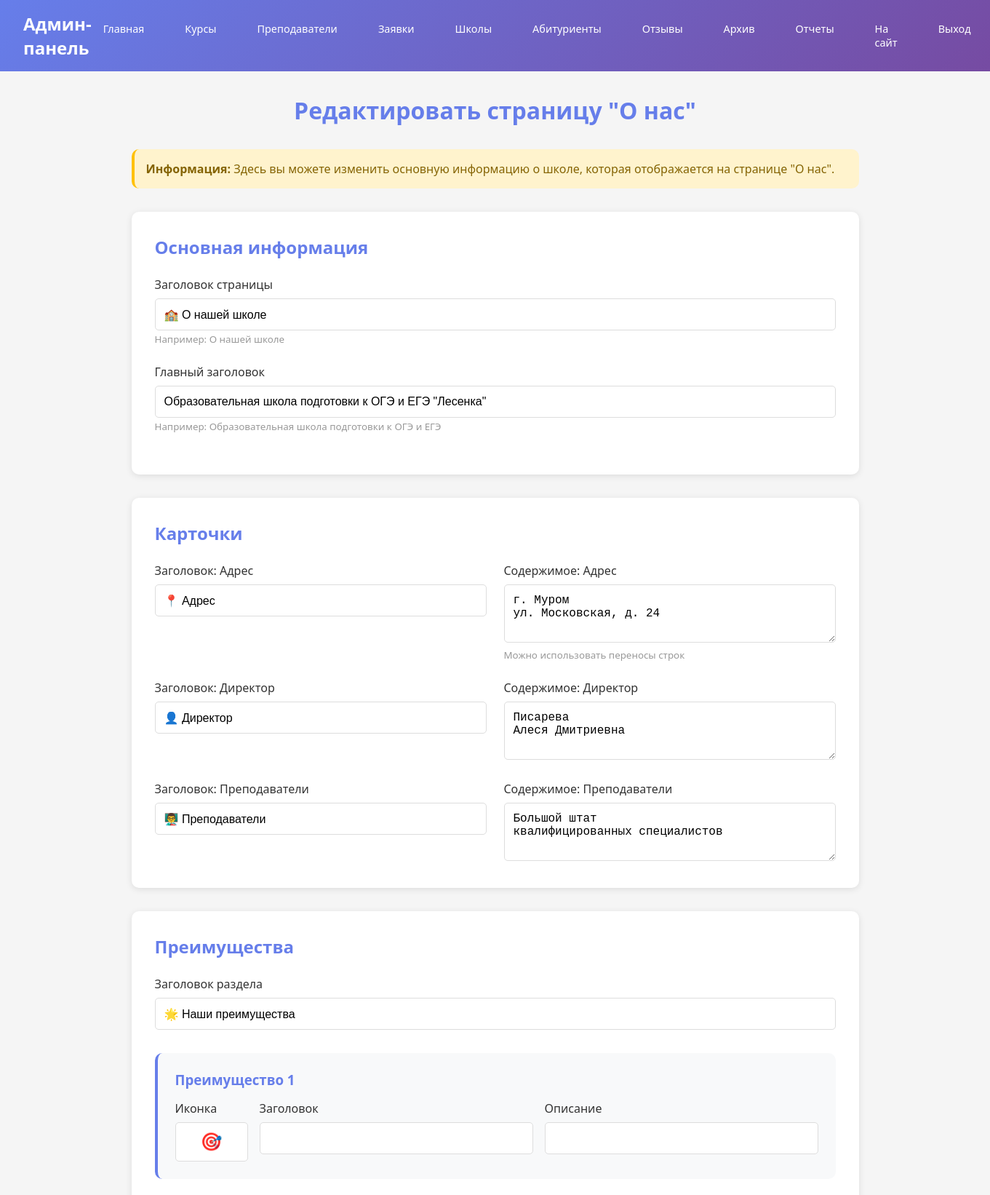
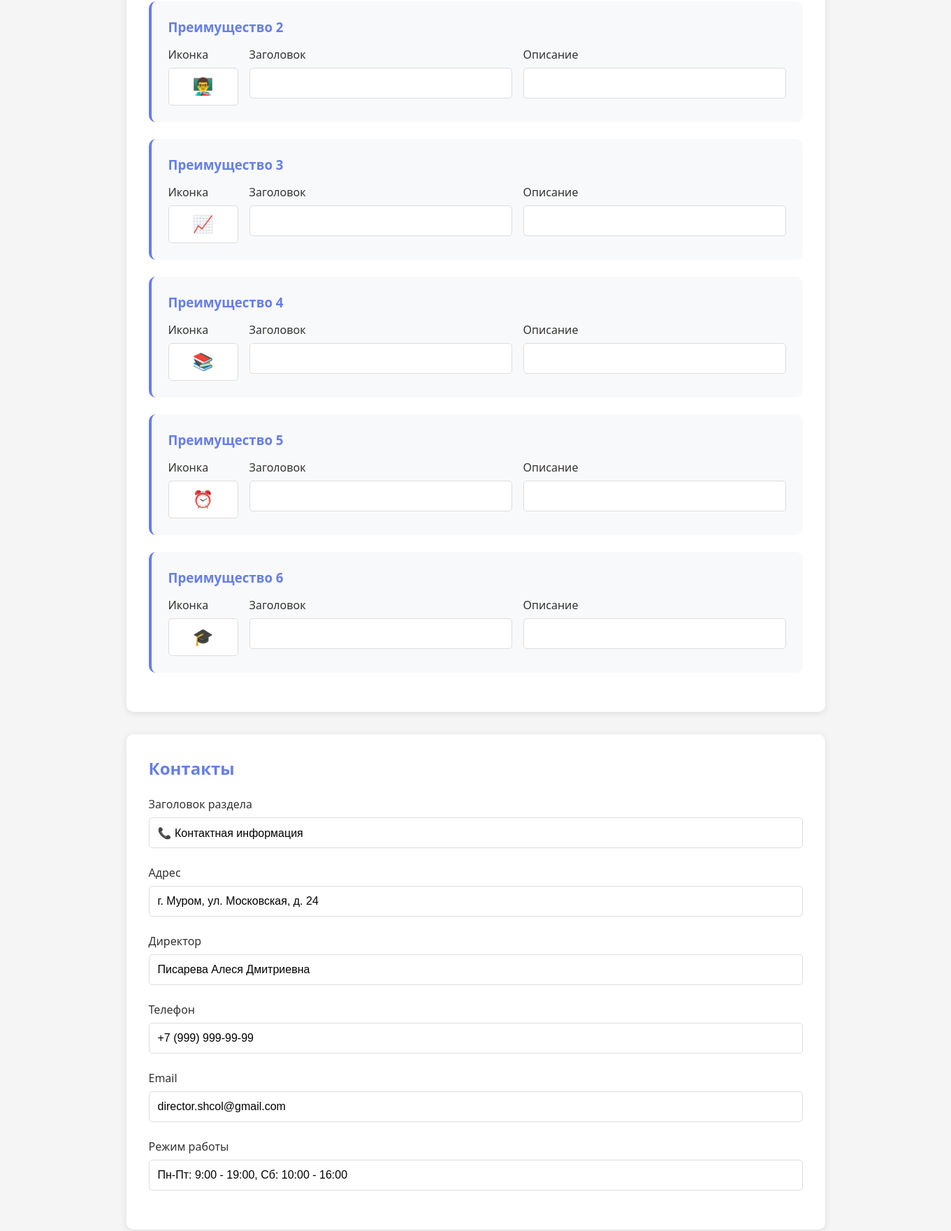
The page /admin-panel/edit-about/ (signed in, upper part) on the database its author committed (2 pictures, top to bottom).
### main/models.py (models this page shows, shortened)
class AboutPage(models.Model):
    page_title = models.CharField(max_length=255, default="🏫 О нашей школе", verbose_name="Заголовок страницы")
    main_heading = models.CharField(max_length=255, default="Образовательная школа подготовки к ОГЭ и ЕГЭ",  verbose_name="Главный заголовок")
    address_title = models.CharField(max_length=100, default="📍 Адрес", verbose_name="Заголовок: Адрес")
    address_content = models.TextField(default="г. Муром\nул. Московская, д. 24", verbose_name="Содержимое: Адрес")
    director_title = models.CharField(max_length=100, default="👤 Директор", verbose_name="Заголовок: Директор")
    director_content = models.TextField(default="Писарева\nАлеся Дмитриевна", verbose_name="Содержимое: Директор")
    teachers_title = models.CharField(max_length=100, default="👨‍🏫 Преподаватели", verbose_name="Заголовок: Преподаватели")
    teachers_content = models.TextField(default="Большой штат\nквалифицированных специалистов", verbose_name="Содержимое: Преподаватели")
    about_heading = models.CharField(max_length=255, default="📚 О нашей деятельности", verbose_name="Заголовок: О деятельности")
    about_paragraph1 = models.TextField(default="Наша образовательная школа специализируется на подготовке учащихся к успешной сдаче ОГЭ и ЕГЭ...", verbose_name="Первый абзац")
    about_paragraph2 = models.TextField(default="Благодаря современному подходу к обучению...", verbose_name="Второй абзац")
    advantages_heading = models.CharField(max_length=255, default="🌟 Наши преимущества", verbose_name="Заголовок: Преимущества")
    advantages = models.JSONField(
        default=list,
        blank=True,
        verbose_name="Список преимуществ",
        help_text='Формат: [{"title": "🎯 Заголовок", "desc": "Описание"}]'
    )
    contacts_heading = models.CharField(max_length=255, default="📞 Контактная информация", verbose_name="Заголовок: Контакты")
    contact_address = models.CharField(max_length=255, default="г. Муром, ул. Московская, д. 24", verbose_name="Адрес")
    contact_director = models.CharField(max_length=255, default="Писарева Алеся Дмитриевна", verbose_name="Директор")
    contact_phone = models.CharField(max_length=50, default="+7 (999) 999-99-99", verbose_name="Телефон")
    contact_email = models.EmailField(default="director.shcol@gmail.com", verbose_name="Email")
    contact_schedule = models.CharField(max_length=255, default="Пн-Пт: 9:00 - 19:00, Сб: 10:00 - 16:00", verbose_name="Режим работы")
    class Meta:
        db_table = 'about_page'
        verbose_name = 'Страница "О нас"'
        verbose_name_plural = 'Страница "О нас"'
    @classmethod
    def get_content(cls):
        obj, created = cls.objects.get_or_create(pk=1)
        return obj

### main/views.py (the view, shortened to what this page needs)
# urls.py: path('admin-panel/edit-about/', views.admin_edit_about, name='admin_edit_about'),
@staff_member_required
def admin_edit_about(request):
    about = AboutPage.get_content()
    context = {
        'about': about,
    }
    return render(request, 'admin/edit_about.html', context)

### main/templates/admin/edit_about.html (shortened to what this page needs)
{% extends 'admin/base_admin.html' %}
{% block content %}
<div style="max-width: 1000px; margin: 0 auto;">
    <h1 style="color: #667eea; margin-bottom: 2rem; text-align: center;">Редактировать страницу "О нас"</h1>
    <div style="background: #fff3cd; padding: 1rem; border-radius: 10px; margin-bottom: 2rem; border-left: 4px solid #ffc107;">
        <p style="color: #856404; margin: 0;">
            <strong>Информация:</strong> Здесь вы можете изменить основную информацию о школе,
            которая отображается на странице "О нас".
        </p>
    </div>
    <form method="post">
        <div style="background: white; border-radius: 10px; padding: 2rem; margin-bottom: 2rem; box-shadow: 0 2px 10px rgba(0,0,0,0.1);">
            <h2 style="color: #667eea; margin-bottom: 1.5rem;">Основная информация</h2>
            <div class="form-group" style="margin-bottom: 1.5rem;">
                <label style="display: block; margin-bottom: 0.5rem; font-weight: 500;">Заголовок страницы</label>
                <input type="text" name="page_title" class="form-control" value="{{ about.page_title }}" required>
                <small style="color: #999;">Например: О нашей школе</small>
            </div>
            <div class="form-group" style="margin-bottom: 1.5rem;">
                <label style="display: block; margin-bottom: 0.5rem; font-weight: 500;">Главный заголовок</label>
                <input type="text" name="main_heading" class="form-control" value="{{ about.main_heading }}" required>
                <small style="color: #999;">Например: Образовательная школа подготовки к ОГЭ и ЕГЭ</small>
            </div>
        </div>
        <div style="background: white; border-radius: 10px; padding: 2rem; margin-bottom: 2rem; box-shadow: 0 2px 10px rgba(0,0,0,0.1);">
            <h2 style="color: #667eea; margin-bottom: 1.5rem;">Карточки</h2>
            <div style="display: grid; grid-template-columns: 1fr 1fr; gap: 1.5rem; margin-bottom: 1.5rem;">
                <div>
                    <label style="display: block; margin-bottom: 0.5rem; font-weight: 500;">Заголовок: Адрес</label>
                    <input type="text" name="address_title" class="form-control" value="{{ about.address_title }}">
                </div>
                <div>
                    <label style="display: block; margin-bottom: 0.5rem; font-weight: 500;">Содержимое: Адрес</label>
                    <textarea name="address_content" class="form-control" rows="3">{{ about.address_content }}</textarea>
                    <small style="color: #999;">Можно использовать переносы строк</small>
                </div>
            </div>
            <div style="display: grid; grid-template-columns: 1fr 1fr; gap: 1.5rem; margin-bottom: 1.5rem;">
                <div>
                    <label style="display: block; margin-bottom: 0.5rem; font-weight: 500;">Заголовок: Директор</label>
                    <input type="text" name="director_title" class="form-control" value="{{ about.director_title }}">
                </div>
                <div>
                    <label style="display: block; margin-bottom: 0.5rem; font-weight: 500;">Содержимое: Директор</label>
                    <textarea name="director_content" class="form-control" rows="3">{{ about.director_content }}</textarea>
                </div>
            </div>
            <div style="display: grid; grid-template-columns: 1fr 1fr; gap: 1.5rem;">
                <div>
                    <label style="display: block; margin-bottom: 0.5rem; font-weight: 500;">Заголовок: Преподаватели</label>
                    <input type="text" name="teachers_title" class="form-control" value="{{ about.teachers_title }}">
                </div>
                <div>
                    <label style="display: block; margin-bottom: 0.5rem; font-weight: 500;">Содержимое: Преподаватели</label>
                    <textarea name="teachers_content" class="form-control" rows="3">{{ about.teachers_content }}</textarea>
                </div>
            </div>
        </div>
        <div style="background: white; border-radius: 10px; padding: 2rem; margin-bottom: 2rem; box-shadow: 0 2px 10px rgba(0,0,0,0.1);">
            <h2 style="color: #667eea; margin-bottom: 1.5rem;">Преимущества</h2>
            <div class="form-group" style="margin-bottom: 2rem;">
                <label style="display: block; margin-bottom: 0.5rem; font-weight: 500;">Заголовок раздела</label>
                <input type="text" name="advantages_heading" class="form-control" value="{{ about.advantages_heading }}">
            </div>
            {% for i in "123456"|make_list %}
            <div style="background: #f8f9fa; padding: 1.5rem; border-radius: 10px; margin-bottom: 1.5rem; border-left: 4px solid #667eea;">
                <h3 style="color: #667eea; margin-bottom: 1rem;">Преимущество {{ i }}</h3>
                <div style="display: grid; grid-template-columns: 100px 1fr 1fr; gap: 1rem;">
                    <div>
                        <label style="display: block; margin-bottom: 0.5rem; font-weight: 500;">Иконка</label>
                        <input type="text" name="adv{{ i }}_icon" class="form-control" value="{% if i == '1' %}🎯{% elif i == '2' %}👨‍🏫{% elif i == '3' %}📈{% elif i == '4' %}📚{% elif i == '5' %}⏰{% else %}🎓{% endif %}" style="font-size: 1.5rem; text-align: center;">
                    </div>
                    <div>
                        <label style="display: block; margin-bottom: 0.5rem; font-weight: 500;">Заголовок</label>
                        <input type="text" name="adv{{ i }}_title" class="form-control" value="{% if i == '1' %}{{ about.adv1_title }}{% elif i == '2' %}{{ about.adv2_title }}{% elif i == '3' %}{{ about.adv3_title }}{% elif i == '4' %}{{ about.adv4_title }}{% elif i == '5' %}{{ about.adv5_title }}{% else %}{{ about.adv6_title }}{% endif %}">
                    </div>
                    <div>
                        <label style="display: block; margin-bottom: 0.5rem; font-weight: 500;">Описание</label>
                        <input type="text" name="adv{{ i }}_desc" class="form-control" value="{% if i == '1' %}{{ about.adv1_desc }}{% elif i == '2' %}{{ about.adv2_desc }}{% elif i == '3' %}{{ about.adv3_desc }}{% elif i == '4' %}{{ about.adv4_desc }}{% elif i == '5' %}{{ about.adv5_desc }}{% else %}{{ about.adv6_desc }}{% endif %}">
                    </div>
                </div>
            </div>
            {% endfor %}
        </div>
        <div style="background: white; border-radius: 10px; padding: 2rem; margin-bottom: 2rem; box-shadow: 0 2px 10px rgba(0,0,0,0.1);">
            <h2 style="color: #667eea; margin-bottom: 1.5rem;">Контакты</h2>
            <div class="form-group" style="margin-bottom: 1.5rem;">
                <label style="display: block; margin-bottom: 0.5rem; font-weight: 500;">Заголовок раздела</label>
                <input type="text" name="contacts_heading" class="form-control" value="{{ about.contacts_heading }}">
            </div>
            <div class="form-group" style="margin-bottom: 1.5rem;">
                <label style="display: block; margin-bottom: 0.5rem; font-weight: 500;">Адрес</label>
                <input type="text" name="contact_address" class="form-control" value="{{ about.contact_address }}">
            </div>
            <div class="form-group" style="margin-bottom: 1.5rem;">
                <label style="display: block; margin-bottom: 0.5rem; font-weight: 500;">Директор</label>
                <input type="text" name="contact_director" class="form-control" value="{{ about.contact_director }}">
            </div>
            <div class="form-group" style="margin-bottom: 1.5rem;">
                <label style="display: block; margin-bottom: 0.5rem; font-weight: 500;">Телефон</label>
                <input type="text" name="contact_phone" class="form-control" value="{{ about.contact_phone }}">
            </div>
            <div class="form-group" style="margin-bottom: 1.5rem;">
                <label style="display: block; margin-bottom: 0.5rem; font-weight: 500;">Email</label>
                <input type="email" name="contact_email" class="form-control" value="{{ about.contact_email }}">
            </div>
            <div class="form-group" style="margin-bottom: 1.5rem;">
                <label style="display: block; margin-bottom: 0.5rem; font-weight: 500;">Режим работы</label>
                <input type="text" name="contact_schedule" class="form-control" value="{{ about.contact_schedule }}">
            </div>
        </div>
    </form>
</div>
{% endblock %}

### main/templates/admin/base_admin.html (style rules this page uses)
* { margin: 0; padding: 0; box-sizing: border-box; }
body { font-family: 'Segoe UI', Tahoma, Geneva, Verdana, sans-serif; background-color: #f5f5f5; color: #333; }
.form-group { margin-bottom: 1.5rem; }
.form-group label { display: block; color: #333; margin-bottom: 0.5rem; font-weight: 500; }
.form-control { width: 100%; padding: 0.75rem; border: 1px solid #ddd; border-radius: 5px; font-size: 1rem; }

### rows shown on the page
AboutPage: page_title "🏫 О нашей школе", main_heading "Образовательная школа подготовки к ОГЭ и ЕГЭ \"Лесенка\"", address_title "📍 Адрес", address_content "г. Муром ул. Московская, д. 24", director_title "👤 Директор", director_content "Писарева Алеся Дмитриевна", teachers_title "👨‍🏫 Преподаватели", teachers_content "Большой штат квалифицированных специалистов", advantages_heading "🌟 Наши преимущества", contacts_heading "📞 Контактная информация", contact_address "г. Муром, ул. Московская, д. 24", contact_director "Писарева Алеся Дмитриевна", contact_phone "+7 (999) 999-99-99", contact_email "director.shcol@gmail.com", contact_schedule "Пн-Пт: 9:00 - 19:00, Сб: 10:00 - 16:00"

### other values the page prints
{{ i }} "1" "2" "3" "4" "5" "6"
